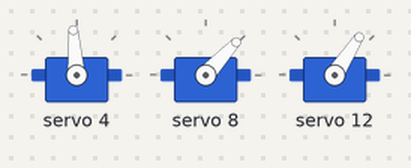
Bench run of a sketch on a simulated ESP32. Parts: 3 × servo.

Above: at 0.6 s.
At 3.4 s:
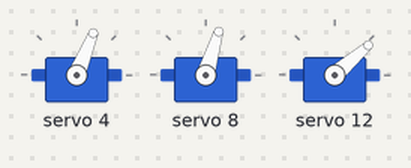
Timing chart, 0 to 4.9 s (numbered marks = the images above):
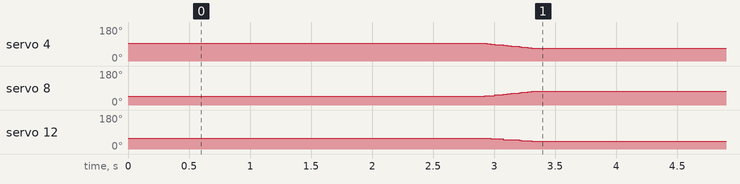

The sketch:

Stand_pose_walk_pose_test.ino
```cpp
#include <Wire.h>
#include <Adafruit_PWMServoDriver.h>

Adafruit_PWMServoDriver pca9685(0x40);

#define SERVOMIN 110
#define SERVOMAX 510

#define FR1 4
#define FR2 8
#define FR3 12

int fr1_home = 90;
int fr2_home = 45;
int fr3_home = 55;

int fr1_cur = fr1_home;
int fr2_cur = fr2_home;
int fr3_cur = fr3_home;

int angleToPulse(int angle) {
  return map(angle, 0, 180, SERVOMIN, SERVOMAX);
}

void setServo(uint8_t ch, int angle) {
  pca9685.setPWM(ch, 0, angleToPulse(constrain(angle, 0, 180)));
}

void moveFRSmooth(int t1, int t2, int t3, int steps = 25, int dly = 15) {
  int s1 = fr1_cur, s2 = fr2_cur, s3 = fr3_cur;

  for (int i = 1; i <= steps; i++) {
    setServo(FR1, s1 + (t1 - s1) * i / steps);
    setServo(FR2, s2 + (t2 - s2) * i / steps);
    setServo(FR3, s3 + (t3 - s3) * i / steps);
    delay(dly);
  }

  fr1_cur = t1;
  fr2_cur = t2;
  fr3_cur = t3;
}

void setup() {
  Wire.begin(21, 22);
  pca9685.begin();
  pca9685.setPWMFreq(50);
  delay(500);

  moveFRSmooth(90, 45, 55); // stand pose
  delay(2000);
  moveFRSmooth(65, 70, 40); // walk pose test
}

void loop() {
}
```
